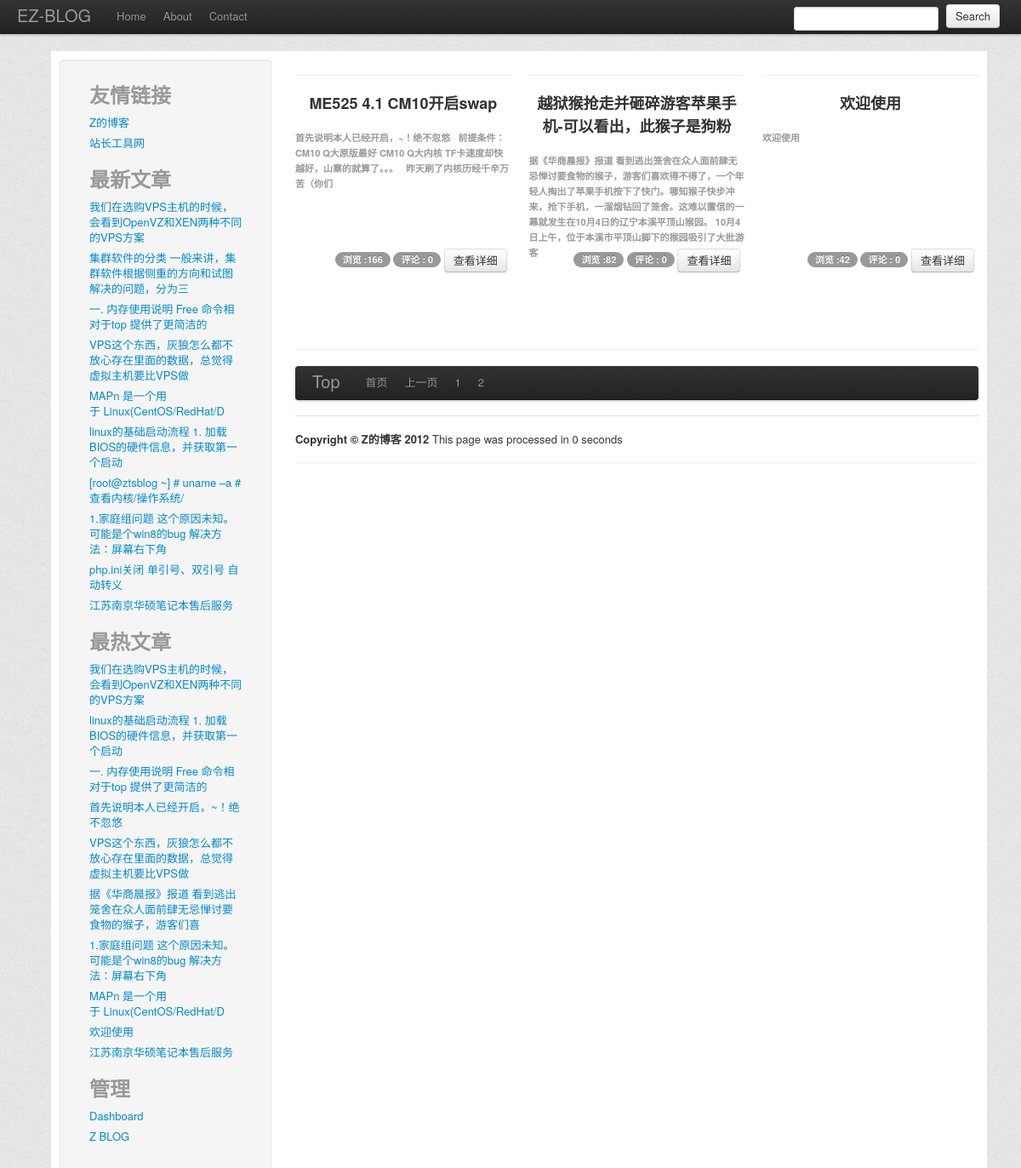
The app's page /index.php?page=2 with its own data.
### tables this page shows
CREATE TABLE IF NOT EXISTS `links` (
  `url_name` varchar(255) NOT NULL,
  `url_site` varchar(255) NOT NULL,
  `url_description` varchar(255) NOT NULL,
  `ID` int(100) NOT NULL AUTO_INCREMENT,
  PRIMARY KEY (`ID`)
);

CREATE TABLE IF NOT EXISTS `posts` (
  `post_hits` int(11) NOT NULL DEFAULT '0',
  `ID` bigint(20) NOT NULL AUTO_INCREMENT,
  `post_author` bigint(20) NOT NULL,
  `post_title` varchar(50) NOT NULL,
  `post_status` varchar(20) NOT NULL DEFAULT 'publish',
  `comment_status` varchar(20) NOT NULL DEFAULT 'open',
  `post_content` longtext NOT NULL,
  `time` date NOT NULL,
  PRIMARY KEY (`ID`),
  KEY `title_5` (`post_title`),
  KEY `title_6` (`post_title`),
  KEY `ID` (`ID`),
  KEY `ID_2` (`ID`),
  FULLTEXT KEY `title` (`post_title`),
  FULLTEXT KEY `title_2` (`post_title`),
  FULLTEXT KEY `context` (`post_content`),
  FULLTEXT KEY `title_3` (`post_title`),
  FULLTEXT KEY `title_4` (`post_title`),
  FULLTEXT KEY `title_7` (`post_title`)
);

### index.php (called while the page is built)
<?php
include "home.php";
?>

### common/settings.php (called while the page is built, shortened)
<?php
$ez_pagesize = 4 * 3;
$ez_url_model = 1;
?>

### common/page_functions.php (called while the page is built, shortened)
<?php
function get_page_query() {
	global $paged, $ez_pagesize;
	@$sql = "select * from `posts` order by id desc limit $paged $ez_pagesize  ";
	$query = mysql_query ( $sql );
	return $query;
}
function get_page() {
	$pageval = 1;
	if (! empty ( $_GET [page] ))
		$pageval = $_GET [page];
	return $pageval;
}
?>

### siderbar.php (the view, shortened to what this page needs)
<body>
	<div class="row-fluid"
		style="background-color: white; padding: 10px 10px 10px 10px;">
		<div class="span3">
			<div class="well sidebar-nav">
				<ul class="nav nav-list">
					<li class="nav-header">
						<h2>友情链接</h2>
					</li>
      		  	<?php
							$sql = "select * from `links`  ";
							$query = mysql_query ( $sql ) or die ( "GET LINKS failed" );
									while ( $rs = mysql_fetch_array ( $query ) ) {
										?>
								<li><a href="<?php echo $rs['url_site']?>"><?php echo $rs['url_name']?></a></li>
	<?php	}	?>
	<li class="nav-header">
						<h2>最新文章</h2>
					</li>
		<?php
		@$sql = "select * from `posts` order by `ID` desc limit 0,10 ";
		$query = mysql_query ( $sql ) or die ( "GET posts failed" );
		for($i=0;$i<10;$i++){
			$rs = mysql_fetch_array ( $query);
			echo "<li><a href=".get_post_link()."> ".get_post_content_short(0, 40)."</a></li>";
		}
		 ?>
	<li class="nav-header">
						<h2>最热文章</h2>
					</li>
		<?php
		$sql = "select * from `posts` order by post_hits desc limit 0,10 ";
		$query = mysql_query ( $sql ) or die ( "GET posts failed" );
		for($i=0;$i<10;$i++){
			$rs = mysql_fetch_array ( $query);
			echo "<li><a href=".get_post_link()."> ".get_post_content_short(0, 40)."</a></li>";
		}
		?>
		<li class="nav-header">
						<h2>管理</h2>
					</li>
					<li><a href="adminold">Dashboard</a></li>
					<li><a href="http://www.zts1993.com">Z BLOG</a></li>
				</ul>
				<br />
			</div>
		</div>
		<div class="span9">

### home.php (shortened to what this page needs)
<?php
include "header.php";
include "header-nav.php";
include "siderbar.php";
include "common/settings.php";
$pageval = get_page ();
$paged = ($pageval - 1) * $ez_pagesize . ',';
?>
<?php
$query = get_page_query ();
$rs = mysql_fetch_array ( $query );
if (have_posts ()) {
	for($now = 1; $now < $ez_pagesize + 1; $now ++) {
		if ($now % 3 == 1)
			echo ' <div class="row-fluid ds-component" data-componentid="fluidgridrow">';
		if (have_posts ()) {
			the_posts ();
		}
		if ($now % 3 == 0)
			echo '  </div><br />  ';
		$rs = mysql_fetch_array ( $query );
	}
} else {
	echo 'No Posts';
}
include "footer-nav.php";
include "footer.php";
?>

### common/post_functions.php (shortened to what this page needs)
<?php
function have_posts() {
	global $rs;
	if (empty ( $rs ))
		return false;
	return true;
}
function get_post_content() {
	global $rs;
	return $rs ['post_content'];
}
function get_post_title() {
	global $rs;
	return $rs ['post_title'];
}
function get_post_hit() {
	global $rs;
	return $rs ['post_hits'];
}
function get_post_link() {
	global $rs;
	global $ez_url_model;
	$post_id = $rs ['ID'];
	if ($ez_url_model == 1)
		$post_link = "single.php?id=$post_id";
	return $post_link;
}
function get_post_comment_number() {
	return '0';
}
function get_post_content_short($start, $end) {
	return mb_substr ( strip_tags ( get_post_content () ), $start, $end, "utf-8" );
}
function get_post_title_short($start, $end) {
	return mb_substr ( strip_tags ( get_post_title () ), $start, $end, "utf-8" );
}
function the_posts() {
	echo '
	<div class="span4 ds-component"  data-componentid="gridco1"
	style="min-height: 250px; max-height: 450px; border: 0px solid silver; position: relative;">
	<div class="ds-component" data-componentid="content">
	<hr />
	<h3 style="text-align: center">' . get_post_title_short ( 0, 40 ) . '</h3>
	<br />
	<h6>' . get_post_content_short ( 0, 150 ) . '</h6>
	</div>
	<div	class="more-info"  >
	<span class="badge ds-component">浏览 :' . get_post_hit () . '</span>
	<span class="badge ds-component" >评论 : ' . get_post_comment_number () . '</span>
	<a class="btn ds-component"  href="' . get_post_link () . '" data-componentid="button"> 查看详细</a>
	</div>
	</div>
	';
}
?>

### header.php (style rules this page uses)
body { padding-top: 60px; padding-left: 60px; padding-right: 60px; background-image: url("./assets/img/bg_body.jpg"); background-repeat: repeat; }
.more-info { text-align: right; position: absolute; right: 5px; bottom: 0px; }

### records on screen
links: url_name "Z的博客"
links: url_name "站长工具网"
posts: post_content "我们在选购VPS主机的时候，会看到OpenVZ和XEN两种不同的VPS方案"
posts: post_content "集群软件的分类 一般来讲，集群软件根据侧重的方向和试图解决的问题，分为三"
posts: post_content "一. 内存使用说明 Free 命令相对于top 提供了更简洁的"
posts: post_content "VPS这个东西，灰狼怎么都不放心存在里面的数据，总觉得虚拟主机要比VPS做"
posts: post_content "MAPn 是一个用于 Linux(CentOS/RedHat/D"
posts: post_content "linux的基础启动流程 1. 加载BIOS的硬件信息，并获取第一个启动"
posts: post_content "[root@ztsblog ~] # uname –a # 查看内核/操作系统/"
posts: post_content "1.家庭组问题 这个原因未知。可能是个win8的bug 解决方法：屏幕右下角"
posts: post_content "php.ini关闭 单引号、双引号 自动转义"
posts: post_content "江苏南京华硕笔记本售后服务"
posts: post_content "首先说明本人已经开启，~！绝不忽悠", post_title "ME525 4.1 CM10开启swap", post_content "首先说明本人已经开启，~！绝不忽悠 前提条件： CM10 Q大原版最好 CM10 Q大内核 TF卡速度却快越好，山寨的就算了。。。 昨天刷了内核历经千辛万苦（你们", post_hits "166"
posts: post_content "据《华商晨报》报道 看到逃出笼舍在众人面前肆无忌惮讨要食物的猴子，游客们喜", post_title "越狱猴抢走并砸碎游客苹果手机-可以看出，此猴子是狗粉", post_content "据《华商晨报》报道 看到逃出笼舍在众人面前肆无忌惮讨要食物的猴子，游客们喜欢得不得了，一个年轻人掏出了苹果手机按下了快门。哪知猴子快步冲来，抢下手机，一溜烟钻回了笼舍。这难以置信的一幕就发生在10月4日的辽宁本溪平顶山猴园。 10月4日上午，位于本溪市平顶山脚下的猴园吸引了大批游客", post_hits "82"
posts: post_content "欢迎使用", post_title "欢迎使用", post_hits "42"

### other values on screen
$time "0"
